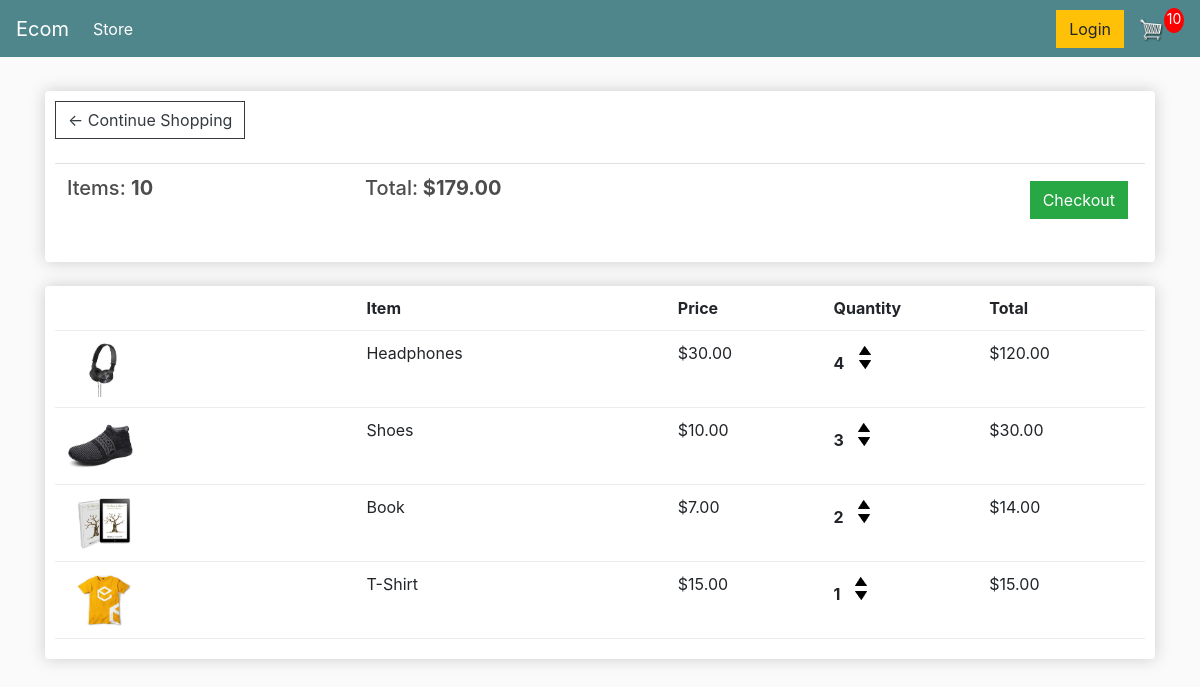
The app's page /cart/ (signed in) with its own data.
### store/models.py (models this page shows, shortened)
class Order(models.Model):
	customer = models.ForeignKey(Customer, on_delete=models.SET_NULL, null=True, blank=True)
	date_ordered = models.DateTimeField(auto_now_add=True)
	complete = models.BooleanField(default=False)
	transaction_id = models.CharField(max_length=100, null=True)
	@property
	def get_cart_total(self):
		orderitems = self.orderitem_set.all()
		total = sum([item.get_total for item in orderitems])
		return total
	@property
	def get_cart_items(self):
		orderitems = self.orderitem_set.all()
		total = sum([item.quantity for item in orderitems])
		return total

class OrderItem(models.Model):
	product = models.ForeignKey(Product, on_delete=models.SET_NULL, null=True)
	order = models.ForeignKey(Order, on_delete=models.SET_NULL, null=True)
	quantity = models.IntegerField(default=0, null=True, blank=True)
	date_added = models.DateTimeField(auto_now_add=True)
	@property
	def get_total(self):
		total = self.product.price * self.quantity
		return total

class Product(models.Model):
	name = models.CharField(max_length=200)
	price = models.FloatField()
	digital = models.BooleanField(default=False,null=True, blank=True)
	image = models.ImageField(null=True, blank=True)
	@property
	def imageURL(self):
		try:
			url = self.image.url
		except:
			url = ''
		return url

### store/views.py (the view)
# urls.py: path('cart/', views.cart, name="cart"),
def cart(request):
	data = cartData(request)
	cartItems = data['cartItems']
	order = data['order']
	items = data['items']
	context = {'items':items, 'order':order, 'cartItems':cartItems}
	return render(request, 'store/Cart.html', context)

### store/utils.py (called while the page is built)
def cartData(request):
	if request.user.is_authenticated:
		customer = request.user.customer
		order, created = Order.objects.get_or_create(customer=customer, complete=False)
		items = order.orderitem_set.all()
		cartItems = order.get_cart_items
	else:
		cookieData = cookieCart(request)
		cartItems = cookieData['cartItems']
		order = cookieData['order']
		items = cookieData['items']
	return {'cartItems':cartItems ,'order':order, 'items':items}

### store/templates/store/Cart.html
{% extends 'store/Main.html' %}
{% load static %}
{% block content %}
	<div class="row">
		<div class="col-lg-12">
			<div class="box-element">
				<a  class="btn btn-outline-dark" href="{% url 'store' %}">&#x2190; Continue Shopping</a>
				<br>
				<br>
				<table class="table">
					<tr>
						<th><h5>Items: <strong>{{order.get_cart_items}}</strong></h5></th>
						<th><h5>Total:<strong> ${{order.get_cart_total|floatformat:2}}</strong></h5></th>
						<th>
							<a  style="float:right; margin:5px;" class="btn btn-success" href="{% url 'checkout' %}">Checkout</a>
						</th>
					</tr>
				</table>
			</div>
			<br>
			<div class="box-element">
				<div class="cart-row">
					<div style="flex:2"></div>
					<div style="flex:2"><strong>Item</strong></div>
					<div style="flex:1"><strong>Price</strong></div>
					<div style="flex:1"><strong>Quantity</strong></div>
					<div style="flex:1"><strong>Total</strong></div>
				</div>
				{% for item in items %}
				<div class="cart-row">
					<div style="flex:2"><img class="row-image" src="{{item.product.imageURL}}"></div>
					<div style="flex:2"><p>{{item.product.name}}</p></div>
					<div style="flex:1"><p>${{item.product.price|floatformat:2}}</p></div>
					<div style="flex:1">
						<p class="quantity">{{item.quantity}}</p>
						<div class="quantity">
							<img data-product="{{item.product.id}}" data-action="add" class="chg-quantity update-cart" src="{% static  'images/arrow-up.png' %}">
							<img data-product="{{item.product.id}}" data-action="remove" class="chg-quantity update-cart" src="{% static  'images/arrow-down.png' %}">
						</div>
					</div>
					<div style="flex:1"><p>${{item.get_total|floatformat:2}}</p></div>
				</div>
				{% endfor %}
			</div>
		</div>
	</div>
{% endblock content %}

### store/static/css/main.css (style rules this page uses)
body { background-color: hsl(0, 0%, 98%); }
h1,h2,h3,h4,h5,h6 { color:hsl(0, 0%, 30%); }
.box-element { box-shadow:hsl(0, 0%, 80%) 0 0 16px; background-color: #fff; border-radius: 4px; padding: 10px; }
.col-lg-4, .col-lg-6, .col-lg-8, .col-lg-12 { margin-top: 10px; }
.btn { border-radius: 0; }
.row-image { width: 100px; }
.cart-row { display: flex; align-items: flex-stretch; padding-bottom: 10px; margin-bottom: 10px; border-bottom: 1px solid #ececec; }
.quantity { display: inline-block; font-weight: 700; padding-right:10px; }
.chg-quantity { width: 12px; cursor: pointer; display: block; margin-top: 5px; transition:.1s; }

### records on screen
Order: get_cart_items "10", get_cart_total "179.00"
OrderItem: product.imageURL (picture), product.name "Headphones", product.price "30.00", quantity "4", get_total "120.00"
OrderItem: product.imageURL (picture), product.name "Shoes", product.price "10.00", quantity "3", get_total "30.00"
OrderItem: product.imageURL (picture), product.name "Book", product.price "7.00", quantity "2", get_total "14.00"
OrderItem: product.imageURL (picture), product.name "T-Shirt", product.price "15.00", quantity "1", get_total "15.00"

### other values on screen
{{ cartItems }} "10"
